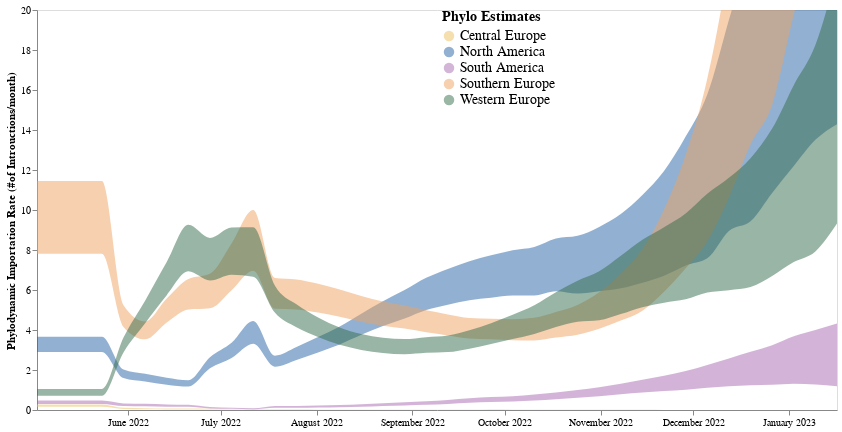

Write notebook code for a chart like this one.
### Code cell
south_mrb_plot

### Figure 1 — Vega-Lite specification as saved in the notebook (floating-point values rounded to 4 significant figures; data arrays with more than 128 entries replaced by an {"elided": "..."} marker saying what was removed)
{"config": {"view": {"continuousWidth": 400, "continuousHeight": 300}}, "data": {"name": "data-d74caf3448177481fbb1bb8e9291b88e"}, "mark": {"type": "area", "clip": true, "color": "orange", "interpolate": "monotone", "opacity": 0.5}, "encoding": {"color": {"field": "deme", "legend": {"labelFontSize": 14, "offset": -395, "orient": "right", "symbolSize": 110, "titleFontSize": 14}, "scale": {"range": ["#EEC060", "#2664A5", "#A76BB1", "#EEA160", "#356D4C"]}, "title": "Phylo Estimates", "type": "nominal"}, "x": {"axis": {"format": "%B %Y", "grid": false, "tickCount": "month", "title": null}, "field": "date", "type": "temporal"}, "y": {"axis": {"grid": false, "title": "Phylodynamic Importation Rate (#of Introuctions/month)"}, "field": "upper_hpd_log_50", "scale": {"domain": [0.0, 20]}, "type": "quantitative"}, "y2": {"field": "lower_hpd_log_50"}}, "height": 400, "width": 800, "$schema": "https://vega.github.io/schema/vega-lite/v4.17.0.json", "datasets": {"data-d74caf3448177481fbb1bb8e9291b88e": {"elided": "190 records"}}}
